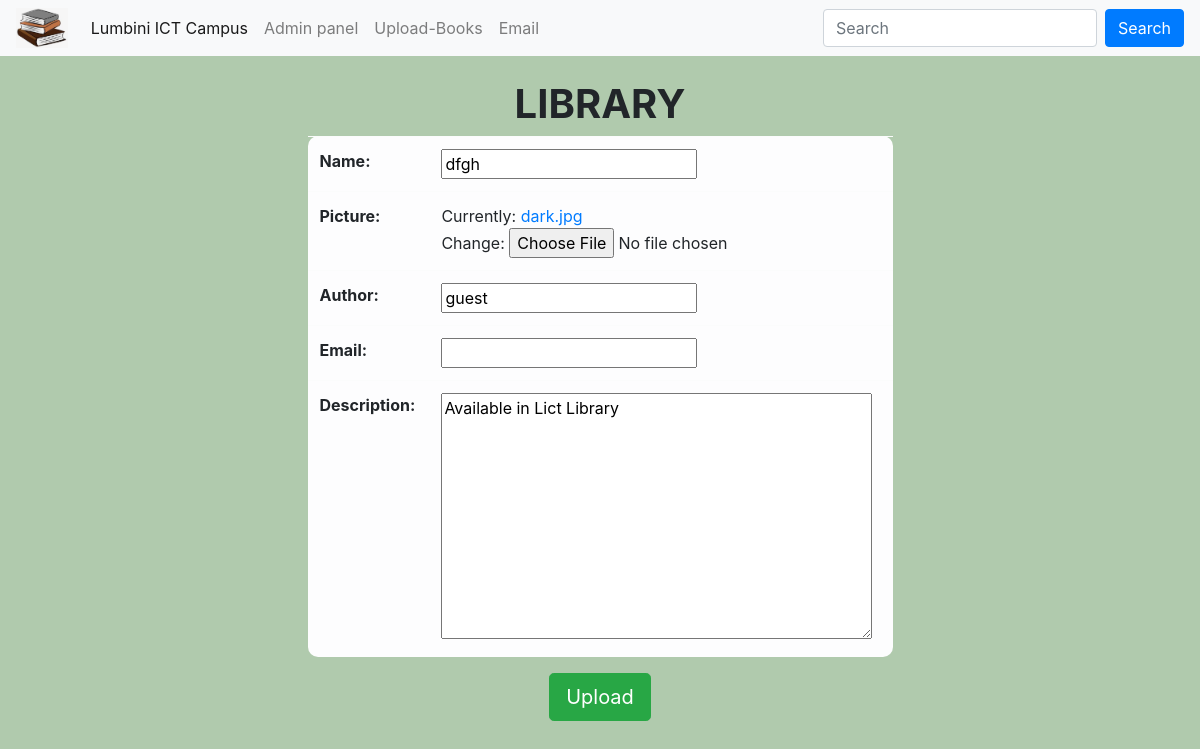
Screenshot of /update/2 with the database file from the repository.
### book/models.py (models this page shows, shortened)
class Book(models.Model):  # models vaneko package ani Model vaneko models vitra ko library
    name=models.CharField(max_length=50)
    picture=models.ImageField()
    author=models.CharField(max_length=25,default='guest')
    email=models.EmailField(blank=True)
    description=models.TextField(default='Available in Lict Library',max_length=50)

### book/views.py (the view)
# urls.py: path('update/<int:book_id>',views.update_book,name='update'),
def update_book(request,book_id):
    book_id= int(book_id)
    try:
        book_shelf=Book.objects.get(id=book_id)
    except Book.DoesNotExist:
        return redirect('home')
    book_form= BookCreate(request.POST or None, instance= book_shelf)
    if book_form.is_valid():
        book_form.save()
        return redirect('home')
    return render(request,'uploadform.html',{'uploadform':book_form})

### book/forms.py
class BookCreate(forms.ModelForm):
    class Meta:
        model= Book
        fields='__all__'

### template/uploadform.html (shortened to what this page needs)
{% extends 'lict.html' %}
{% block content %}
<center>
    <form method="POST" enctype="multipart/form-data">
        <table class="w-50 table table-light" style="border-radius:10px;">
            {% for field in uploadform %}
            <tr>
                <th>{{field.label}}:</th>
                <td>{{field}}</td>
            </tr>
            {% endfor %}
        </table>
        <button type="submit" class="btn btn-lg btn-success md-5">Upload</button>
    </form>
</center>
{% endblock %}

### rows the page displays
Book: uploadform "dfgh" "guest" "Available in Lict Library"

### other values shown
{{ field.label }} "Name" "Picture" "Author" "Email" "Description"
